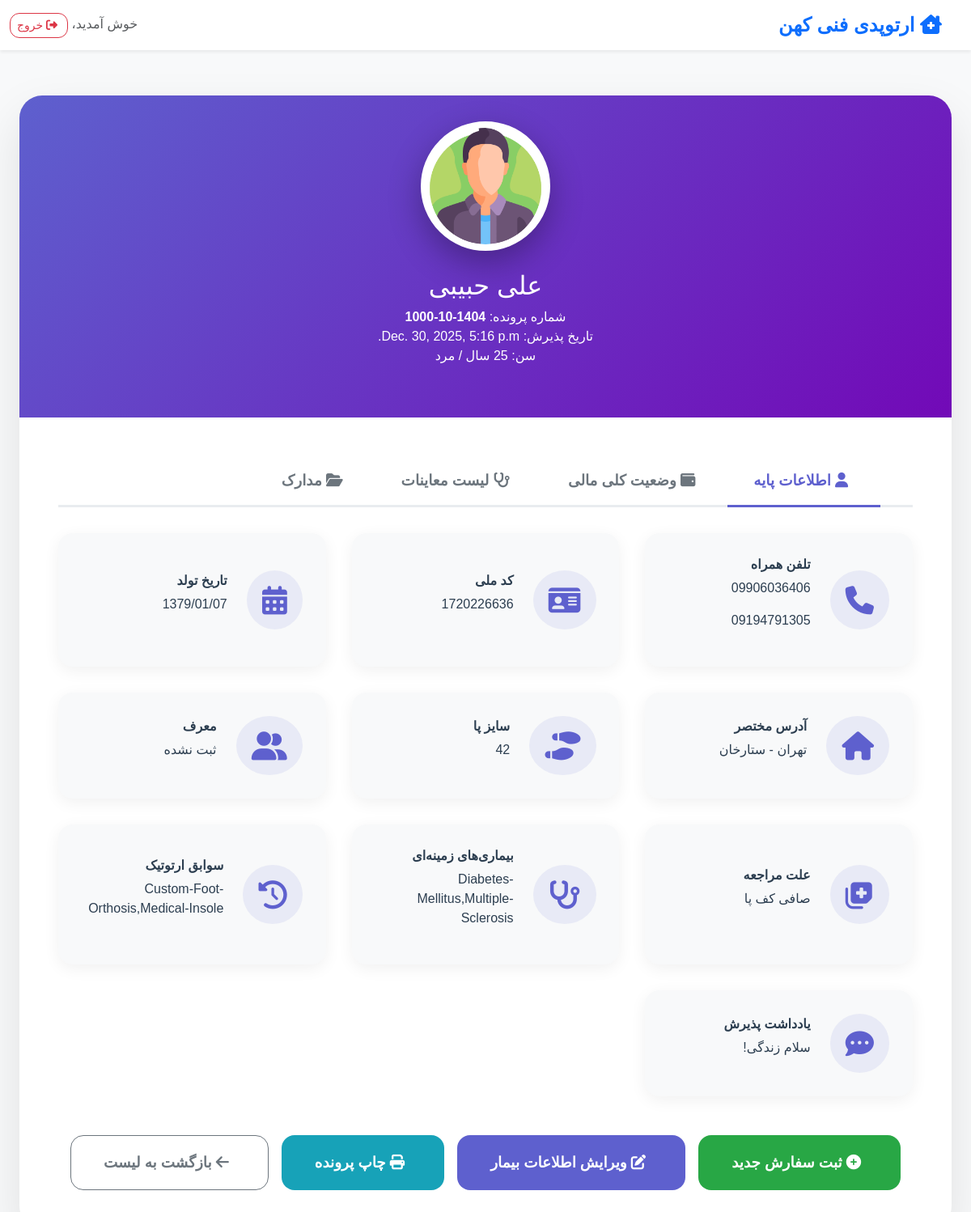
Screenshot of /reception/patient/7/ with the database file from the repository.
### reception/models.py (models this page shows, shortened)
class Patient(models.Model):
    case_number = models.CharField(max_length=50, unique=True, verbose_name="شماره پرونده")
    full_name = models.CharField(max_length=200, verbose_name="نام و نام خانوادگی")
    phone = models.CharField(max_length=20, blank=True, null=True, verbose_name="تلفن همراه اصلی")
    alternative_phone = models.CharField(max_length=20, blank=True, null=True, verbose_name="تلفن همراه دوم")
    national_id = models.CharField(max_length=10, blank=True, null=True, verbose_name="کد ملی")
    birth_date = models.CharField(max_length=10, blank=True, null=True, verbose_name="تاریخ تولد (شمسی)")
    age = models.PositiveIntegerField(blank=True, null=True, verbose_name="سن")
    gender = models.CharField(max_length=10, choices=[('male', 'مرد'), ('female', 'زن'), ('other', 'سایر')], blank=True, verbose_name="جنسیت")
    foot_size = models.CharField(max_length=10, blank=True, null=True, verbose_name="سایز پا")
    referrer = models.CharField(max_length=200, blank=True, null=True, verbose_name="معرف")
    attached_to = models.ForeignKey('self', on_delete=models.SET_NULL, null=True, blank=True, verbose_name="پیوست به بیمار دیگر")
    visit_reason = models.TextField(blank=True, null=True, verbose_name="علت مراجعه")
    underlying_diseases = models.TextField(blank=True, null=True, verbose_name="بیماری‌های زمینه‌ای")
    orthotic_history = models.TextField(blank=True, null=True, verbose_name="سوابق استفاده از ارتوتیک")
    short_address = models.CharField(max_length=200, blank=True, null=True, verbose_name="آدرس مختصر")
    reception_notes = models.TextField(blank=True, null=True, verbose_name="یادداشت پذیرش")
    photo = models.ImageField(upload_to='patients/photos/', blank=True, null=True, verbose_name="عکس بیمار")
    admission_date = models.DateTimeField(default=timezone.now, verbose_name="تاریخ پذیرش")
    created_at = models.DateTimeField(auto_now_add=True, verbose_name="تاریخ ثبت")
    created_by = models.ForeignKey(User, on_delete=models.SET_NULL, null=True, verbose_name="ثبت شده توسط")
    class Meta:
        verbose_name = "بیمار"
        verbose_name_plural = "بیماران"
        ordering = ['-created_at']

### reception/views.py (the view)
# urls.py: path('patient/<int:patient_id>/', views.patient_detail, name='patient-detail'),
def patient_detail(request, patient_id):
    patient = get_object_or_404(Patient, id=patient_id)
    orders = Order.objects.filter(patient=patient).order_by('-created_at')
    examinations = patient.examinations.all().order_by('-exam_date')
    latest_exam = examinations.first()  # آخرین معاینه
    attached_patients = Patient.objects.filter(attached_to=patient)
    documents = patient.documents.all()
    context = {
        'patient': patient,
        'orders': orders,
        'examinations': examinations,
        'latest_exam': latest_exam,  # اضافه شد
        'attached_patients': attached_patients,
        'documents': documents,
    }
    return render(request, 'reception/patient_detail.html', context)

### reception/templates/reception/patient_detail.html (shortened to what this page needs)
{% extends 'base.html' %}
{% load static %}
{% load jformat %}
{% block extra_head %}
<link href="https://cdnjs.cloudflare.com/ajax/libs/font-awesome/6.5.0/css/all.min.css" rel="stylesheet">
{% endblock %}
{% block content %}
<div class="container-fluid mt-4">
    <div class="row justify-content-center">
        <div class="col-12">
            <div class="patient-profile-card">
                <div class="patient-header">
                    <div class="d-flex justify-content-center mt-5">
                        <img src="{% if patient.photo %}
                            {{ patient.photo.url }}
                            {% elif patient.gender == 'male' %}
                            {% static 'images/man.png' %}
                            {% elif patient.gender == 'female' %}
                            {% static 'images/woman.png' %}
                            {% else %}
                            {% static 'images/default-avatar.png' %}
                            {% endif %}" alt="{{ patient.full_name }}" class="patient-photo">
                    </div>
                    <h2 class="mt-4 mb-2">{{ patient.full_name }}</h2>
                    <p class="mb-0 opacity-90">شماره پرونده: <strong>{{ patient.case_number }}</strong></p>
                    <p class="mb-0 opacity-90">تاریخ پذیرش: {{ patient.admission_date|jformat:"%Y/%m/%d" }}</p>
                    <p class="mb-0 opacity-90">سن: {{ patient.age|default:"نامشخص" }} سال / {{ patient.get_gender_display }}</p>
                </div>
                <div class="card-body p-5">
                    <ul class="nav nav-tabs" id="patientTabs" role="tablist">
                        <li class="nav-item" role="presentation">
                            <button class="nav-link active" id="info-tab" data-bs-toggle="tab" data-bs-target="#info"
                                type="button" role="tab">
                                <i class="fas fa-user me-2"></i> اطلاعات پایه
                            </button>
                        </li>
                        <li class="nav-item" role="presentation">
                            <button class="nav-link" id="financial-tab" data-bs-toggle="tab" data-bs-target="#financial"
                                type="button" role="tab">
                                <i class="fas fa-wallet me-2"></i> وضعیت کلی مالی
                            </button>
                        </li>
                        <li class="nav-item" role="presentation">
                            <button class="nav-link" id="examinations-tab" data-bs-toggle="tab"
                                data-bs-target="#examinations" type="button" role="tab">
                                <i class="fas fa-stethoscope me-2"></i> لیست معاینات
                            </button>
                        </li>
                        <li class="nav-item" role="presentation">
                            <button class="nav-link" id="documents-tab" data-bs-toggle="tab" data-bs-target="#documents"
                                type="button" role="tab">
                                <i class="fas fa-folder-open me-2"></i> مدارک
                            </button>
                        </li>
                    </ul>
                    <div class="tab-content" id="patientTabContent">
                        <div class="tab-pane fade show active" id="info" role="tabpanel">
                            <div class="patient-info-grid">
                                <div class="info-item">
                                    <i class="fas fa-phone"></i>
                                    <div>
                                        <h6 class="fw-bold">تلفن همراه</h6>
                                        <p>{{ patient.phone|default:"ثبت نشده" }}</p>
                                        <p>{{ patient.alternative_phone|default:"—" }}</p>
                                    </div>
                                </div>
                                <div class="info-item">
                                    <i class="fas fa-id-card"></i>
                                    <div>
                                        <h6 class="fw-bold">کد ملی</h6>
                                        <p>{{ patient.national_id|default:"ثبت نشده" }}</p>
                                    </div>
                                </div>
                                <div class="info-item">
                                    <i class="fas fa-calendar-alt"></i>
                                    <div>
                                        <h6 class="fw-bold">تاریخ تولد</h6>
                                        <p>{{ patient.birth_date|default:"ثبت نشده" }}</p>
                                    </div>
                                </div>
                                <div class="info-item">
                                    <i class="fas fa-home"></i>
                                    <div>
                                        <h6 class="fw-bold">آدرس مختصر</h6>
                                        <p>{{ patient.short_address|default:"ثبت نشده" }}</p>
                                    </div>
                                </div>
                                <div class="info-item">
                                    <i class="fas fa-shoe-prints"></i>
                                    <div>
                                        <h6 class="fw-bold">سایز پا</h6>
                                        <p>{{ patient.foot_size|default:"ثبت نشده" }}</p>
                                    </div>
                                </div>
                                <div class="info-item">
                                    <i class="fas fa-user-friends"></i>
                                    <div>
                                        <h6 class="fw-bold">معرف</h6>
                                        <p>{{ patient.referrer|default:"ثبت نشده" }}</p>
                                    </div>
                                </div>
                                <div class="info-item">
                                    <i class="fas fa-notes-medical"></i>
                                    <div>
                                        <h6 class="fw-bold">علت مراجعه</h6>
                                        <p>{{ patient.visit_reason|default:"ثبت نشده" }}</p>
                                    </div>
                                </div>
                                <div class="info-item">
                                    <i class="fas fa-stethoscope"></i>
                                    <div>
                                        <h6 class="fw-bold">بیماری‌های زمینه‌ای</h6>
                                        <p>{{ patient.underlying_diseases|default:"ثبت نشده" }}</p>
                                    </div>
                                </div>
                                <div class="info-item">
                                    <i class="fas fa-history"></i>
                                    <div>
                                        <h6 class="fw-bold">سوابق ارتوتیک</h6>
                                        <p>{{ patient.orthotic_history|default:"ثبت نشده" }}</p>
                                    </div>
                                </div>
                                <div class="info-item">
                                    <i class="fas fa-comment-dots"></i>
                                    <div>
                                        <h6 class="fw-bold">یادداشت پذیرش</h6>
                                        <p>{{ patient.reception_notes|default:"ثبت نشده" }}</p>
                                    </div>
                                </div>
                            </div>
                        </div>
                    </div>
                    <div class="d-flex flex-wrap gap-3 justify-content-center mt-5">
                        <a href="{% url 'reception:create-order' patient.id %}" class="btn text-white action-btn"
                            style="background: #28a745;">
                            <i class="fas fa-plus-circle me-2"></i> ثبت سفارش جدید
                        </a>
                        <a href="#" class="btn text-white action-btn" style="background: var(--primary);">
                            <i class="fas fa-edit me-2"></i> ویرایش اطلاعات بیمار
                        </a>
                        <a href="#" class="btn text-white action-btn" style="background: #17a2b8;">
                            <i class="fas fa-print me-2"></i> چاپ پرونده
                        </a>
                        <a href="{% url 'reception:dashboard' %}" class="btn btn-outline-secondary action-btn">
                            <i class="fas fa-arrow-left me-2"></i> بازگشت به لیست
                        </a>
                    </div>
                </div>
            </div>
        </div>
    </div>
</div>
{% endblock %}

### templates/base.html (style rules this page uses)
body { font-family: 'Vazir', Tahoma, sans-serif; background: #f8f9ff; min-height: 100vh; }
a { transition: all 0.3s ease; }
.btn { border-radius: 12px; }

### reception/templates/reception/patient_detail.html (style rules this page uses)
:root { --primary: #5e60ce; --secondary: #7209b7; --text-light: #2c3e50; --text-dark: #f1f1f1; --bg-light: #f8f9fa; --bg-dark: #121212; --card-light: #ffffff; --card-dark: #1e1e1e; }
body { background-color: var(--bg-light); color: var(--text-light); }
.patient-profile-card { background: var(--card-light); border-radius: 28px; box-shadow: 0 25px 60px rgba(0, 0, 0, 0.1); overflow: hidden; margin: 2rem auto; max-width: 1200px; }
.patient-header { background: linear-gradient(135deg, var(--primary), var(--secondary)); color: white; padding: 4rem 2rem; text-align: center; position: relative; }
.patient-photo { width: 160px; height: 160px; border-radius: 50%; border: 8px solid white; box-shadow: 0 15px 40px rgba(0, 0, 0, 0.3); margin-top: -80px; background: #fff; object-fit: cover; }
.nav-tabs { border-bottom: 3px solid #e9ecef; margin-bottom: 2rem; }
.nav-tabs .nav-link { border: none; border-radius: 16px 16px 0 0; padding: 1rem 2rem; font-size: 1.15rem; font-weight: 600; color: #6c757d; margin-bottom: -3px; transition: all 0.3s ease; }
.nav-tabs .nav-link.active { background: white; color: var(--primary); border-bottom: 3px solid var(--primary); }
.tab-content { min-height: 500px; }
.patient-info-grid { display: grid; grid-template-columns: repeat(auto-fit, minmax(300px, 1fr)); gap: 2rem; }
.info-item { background: var(--bg-light); padding: 1.8rem; border-radius: 18px; box-shadow: 0 5px 20px rgba(0, 0, 0, 0.06); display: flex; align-items: center; gap: 1.5rem; }
.info-item i { font-size: 2.2rem; color: var(--primary); background: rgba(94, 96, 206, 0.1); padding: 1.2rem; border-radius: 50%; }
.action-btn { border-radius: 16px; padding: 1.2rem 2.5rem; font-size: 1.15rem; font-weight: 600; transition: all 0.3s ease; }

### rows the page displays
Patient: full_name "علی حبیبی", case_number "1404-10-1000", admission_date|jformat "Dec. 30, 2025, 5:16 p.m.", gender "مرد", phone "09906036406", alternative_phone "09194791305", national_id "1720226636", birth_date "1379/01/07", short_address "تهران - ستارخان", foot_size "42", referrer "ثبت نشده", visit_reason "صافی کف پا", underlying_diseases "Diabetes-Mellitus,Multiple-Sclerosis", orthotic_history "Custom-Foot-Orthosis,Medical-Insole", reception_notes "سلام زندگی!"
